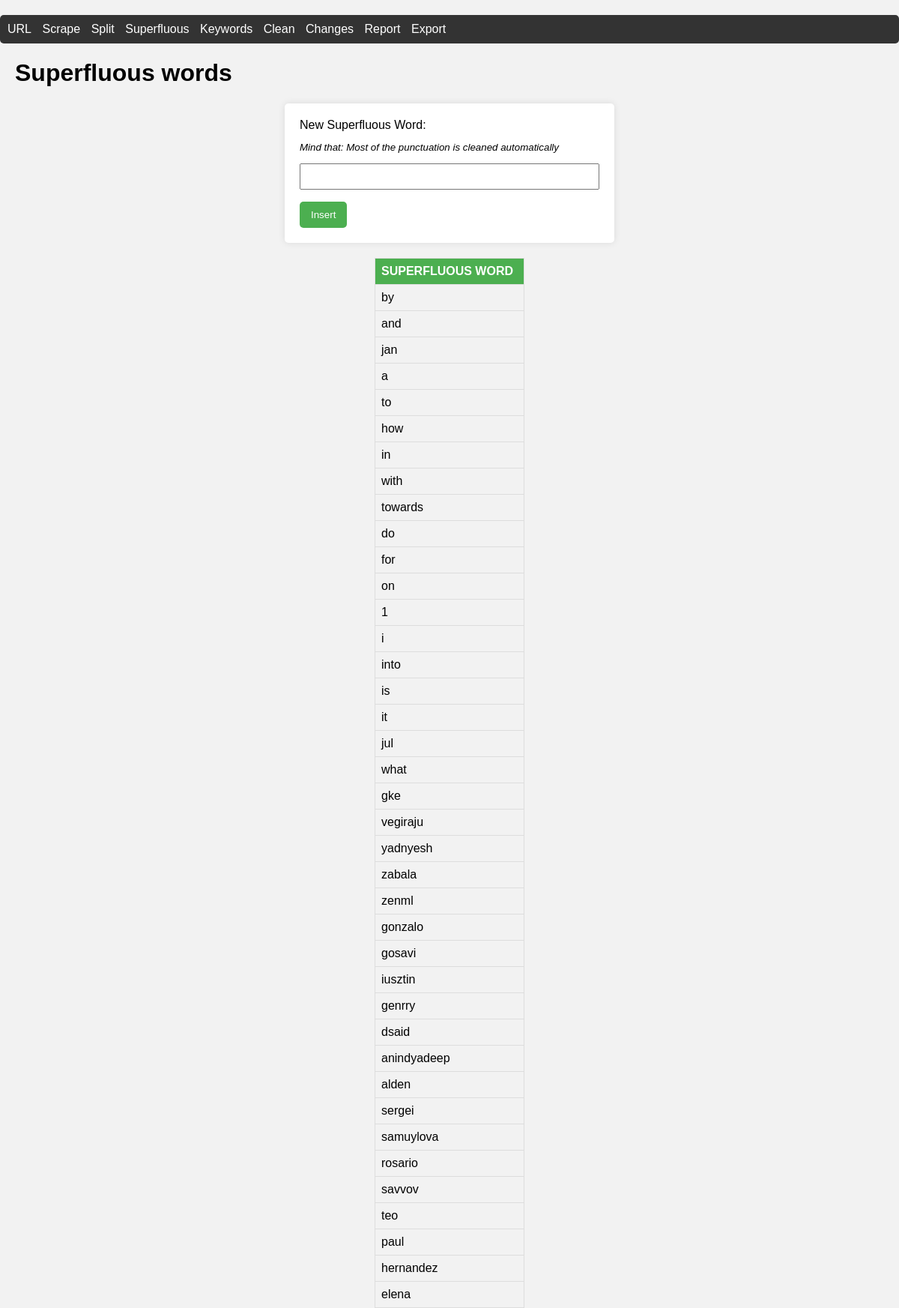
The app's page /superfluous with its own data.
### tables this page shows
CREATE TABLE SUPERFLUOUS (
                      ID INTEGER PRIMARY KEY,
                      WORD TEXT     
                  );

### run.py (the view)
@app.route('/superfluous', methods=['GET', 'POST'])
def superfluous():
    if request.method == 'POST':
        new_superfluous = request.form.get('new_superfluous')
        if new_superfluous:
            scraper.insert_superfluous_word(new_superfluous)
    superfluous_data = display_table('SUPERFLUOUS')
    return render_template('superfluous.html', pages_data=superfluous_data)

### run.py (called while the page is built)
def display_table(table_name):
    connection = scraper.create_database_connection()
    cursor = connection.cursor()
    if table_name == 'KEYWORDS':
        cursor.execute(f'SELECT * FROM {table_name} ORDER BY keyword_count DESC')
    else:
        cursor.execute(f'SELECT * FROM {table_name}')
    data = cursor.fetchall()
    connection.close()
    return data

### scrapper.py (called while the page is built)
    def create_database_connection(self):
        return sqlite3.connect(self.database_name)

### templates/superfluous.html (shortened to what this page needs)
<!DOCTYPE html>
<html lang="en">
<head>
    <link rel="stylesheet" href="{{ url_for('static', filename='styles.css') }}">
</head>
<body>
    <div id="control-panel">
        <a href="/urls">URL</a>
        <a href="/scrape">Scrape</a>
        <a href="/split">Split</a>
        <a href="/superfluous">Superfluous</a>
        <a href="/keywords">Keywords</a>
        <a href="/clean">Clean</a>
        <a href="/changes">Changes</a>
        <a href="/report">Report</a>
        <a href="/export">Export</a>
    </div>
    <h1>Superfluous words</h1>
    <form action="/superfluous" method="post">
    <label for="new_superfluous">New Superfluous Word:</label>
         <p>Mind that: Most of the punctuation is cleaned automatically</p>
    <input type="text" id="new_superfluous" name="new_superfluous" required>
    <button type="submit">Insert</button>
</form>
    <table border="1", id="table4">
        <thead>
            <tr>
                <th>SUPERFLUOUS WORD</th>
            </tr>
        </thead>
        <tbody>
            {% for page in pages_data %}
            <tr>
                <td>{{ page[1] }}</td>
            </tr>
        {% endfor %}
        </tbody>
    </table>
</body>
</html>

### static/styles.css (style rules this page uses)
body { font-family: Arial, sans-serif; background-color: #f2f2f2; margin: 0; padding: 0; }
#table4 { width: 30%; max-width: 200px; margin: auto; border-collapse: collapse; margin-top: 20px; }
th, td { border: 1px solid #dddddd; text-align: left; padding: 8px; }
th { background-color: #4CAF50; color: white; }
h1 { margin-left: 20px; }
#control-panel { background-color: #333; padding: 10px; margin-top: 20px; border-radius: 5px; }
#control-panel a { color: white; text-decoration: none; margin-right: 10px; }
form { max-width: 400px; margin: auto; background-color: #fff; padding: 20px; border-radius: 5px; box-shadow: 0 0 10px rgba(0, 0, 0, 0.1); margin-top: 20px; }
form label { display: block; margin-bottom: 8px; }
form input[type="text"], form input[type="password"], form select { width: 100%; padding: 8px; margin-bottom: 16px; box-sizing: border-box; }
form button { background-color: #4CAF50; color: white; padding: 10px 15px; border: none; border-radius: 5px; cursor: pointer; }
form p { font-size: smaller; font-style: italic; }

### records on screen
SUPERFLUOUS: WORD "by"
SUPERFLUOUS: WORD "and"
SUPERFLUOUS: WORD "jan"
SUPERFLUOUS: WORD "a"
SUPERFLUOUS: WORD "to"
SUPERFLUOUS: WORD "how"
SUPERFLUOUS: WORD "in"
SUPERFLUOUS: WORD "with"
SUPERFLUOUS: WORD "towards"
SUPERFLUOUS: WORD "do"
SUPERFLUOUS: WORD "for"
SUPERFLUOUS: WORD "on"
SUPERFLUOUS: WORD "1"
SUPERFLUOUS: WORD "i"
SUPERFLUOUS: WORD "into"
SUPERFLUOUS: WORD "is"
SUPERFLUOUS: WORD "it"
SUPERFLUOUS: WORD "jul"
SUPERFLUOUS: WORD "what"
SUPERFLUOUS: WORD "gke"
SUPERFLUOUS: WORD "vegiraju"
SUPERFLUOUS: WORD "yadnyesh"
SUPERFLUOUS: WORD "zabala"
SUPERFLUOUS: WORD "zenml"
SUPERFLUOUS: WORD "gonzalo"
SUPERFLUOUS: WORD "gosavi"
SUPERFLUOUS: WORD "iusztin"
SUPERFLUOUS: WORD "genrry"
SUPERFLUOUS: WORD "dsaid"
SUPERFLUOUS: WORD "anindyadeep"
SUPERFLUOUS: WORD "alden"
SUPERFLUOUS: WORD "sergei"
SUPERFLUOUS: WORD "samuylova"
SUPERFLUOUS: WORD "rosario"
SUPERFLUOUS: WORD "savvov"
SUPERFLUOUS: WORD "teo"
SUPERFLUOUS: WORD "paul"
SUPERFLUOUS: WORD "hernandez"
SUPERFLUOUS: WORD "elena"
